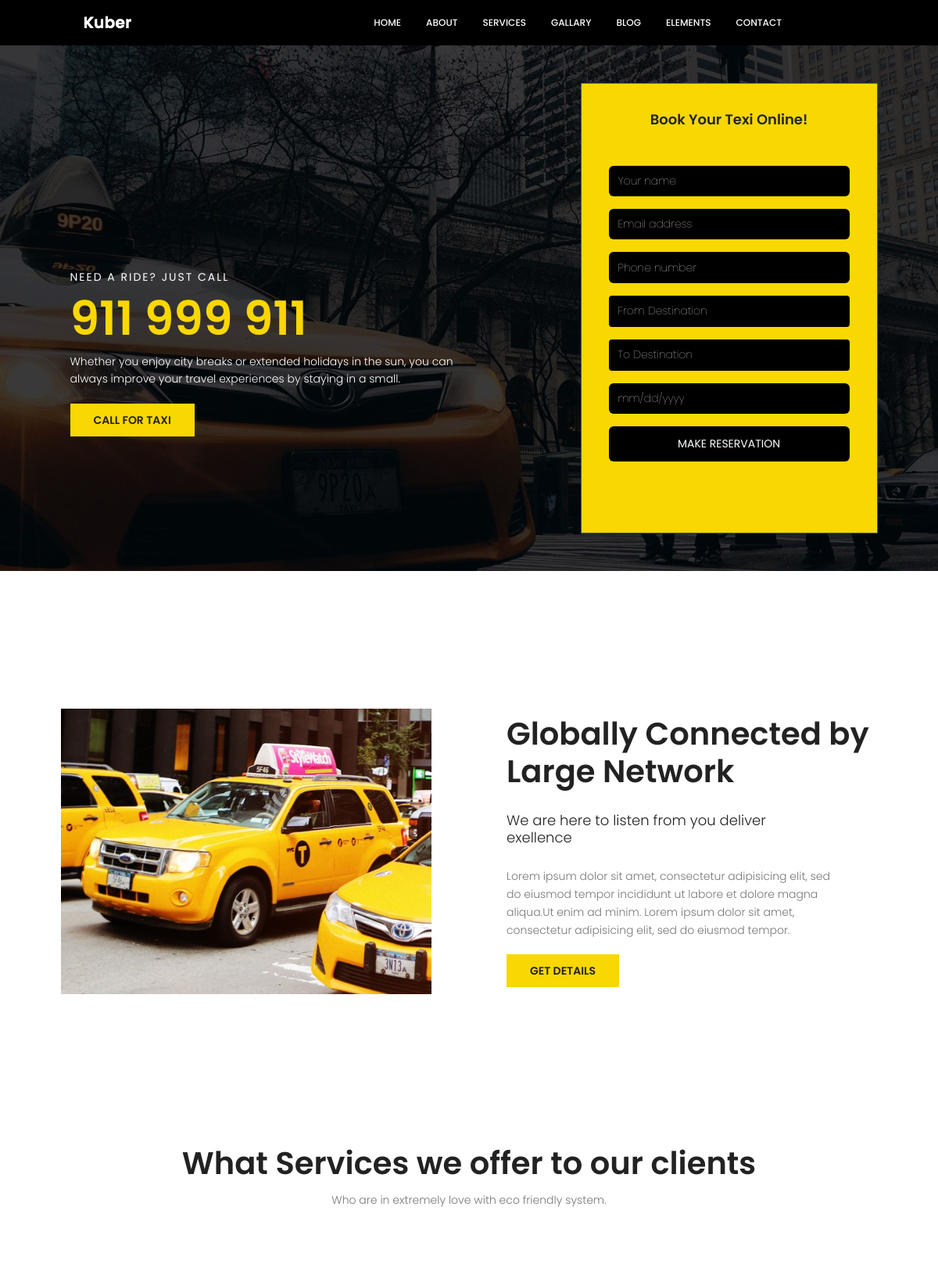
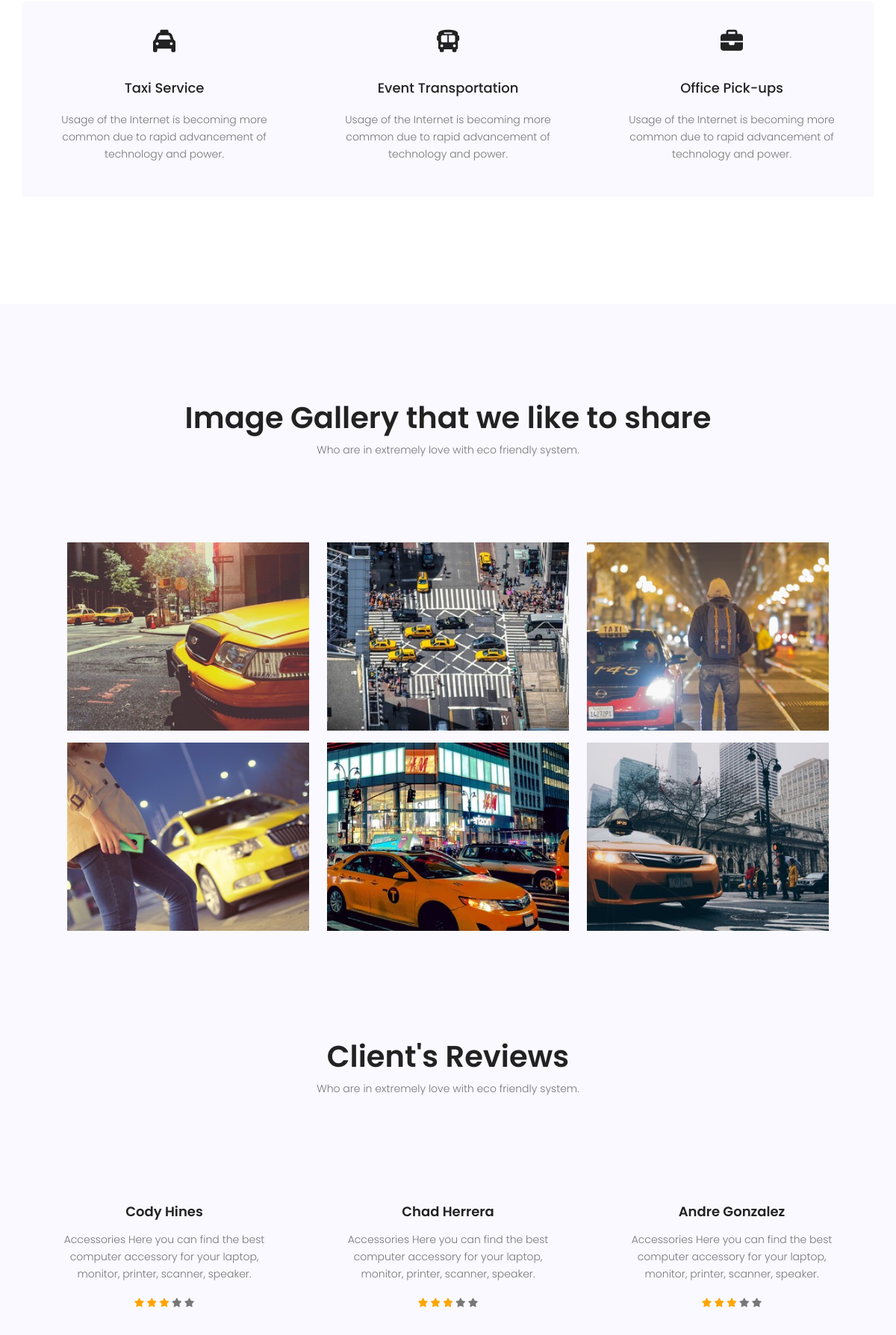
The page / (upper part) on the database its author committed (2 pictures, top to bottom).
### tables this page shows
CREATE TABLE `nav_bar` (
  `id` int(11) NOT NULL,
  `nav_name` varchar(10) NOT NULL,
  `nav_link` varchar(100) NOT NULL
);

CREATE TABLE `card_data` (
  `id` int(20) NOT NULL,
  `c_icon` varchar(50) NOT NULL,
  `c_head` varchar(100) NOT NULL,
  `c_text` varchar(100) NOT NULL
);

CREATE TABLE `gallery_img` (
  `img_id` int(11) NOT NULL,
  `img_name` varchar(100) NOT NULL
);

### index.php (the view, shortened to what this page needs)
<?php
include("conection.php");
include("componets/header.php")
?>
<body>
  <?php
  include("componets/navbar.php")
  ?>
  <div class="bgimage">
    <div class="container">
      <div class="row fullscreen align-items-center justify-content-between">
        <div class="banner-content col-lg-6 col-md-6 mx-auto my-5 mb-5">
          <h6 class="text-white mt-1">Need a ride? just call</h6>
          <h1 class="text-uppercase mt-1">
            911 999 911
          </h1>
          <p class="pt-10 pb-10 text-white mt-1">
            Whether you enjoy city breaks or extended holidays in the sun, you can <br> always improve your travel
            experiences by staying in a small.
          </p>
          <a href="#" class="primary-btn text-uppercase mt-1">Call for taxi</a>
        </div>
        <div class="col-lg-4  col-md-6 header-right my-5 mx-auto">
          <h4 class="mb-4"> Book Your Texi Online!</h4>
          <?php include("componets/register.php") ?>
        </div>
      </div>
    </div>
  </div>
  <div class="container">
    <div class="row mt-5 about-area align-items-center mb-5">
      <div class="col-lg-6 px-5">
        <img class="img-fluid" src="img/about-img.jpg" alt="">
      </div>
      <div class="col-lg-6 about-area-text px-5">
        <h1>Globally Connected
          by <br> Large Network</h1>
        <h4>We are here to listen from you deliver <br> exellence</h4>
        <p>Lorem ipsum dolor sit amet, consectetur adipisicing elit, sed <br> do eiusmod tempor incididunt ut labore et
          dolore magna <br> aliqua.Ut enim ad minim. Lorem ipsum dolor sit amet, <br> consectetur adipisicing elit, sed
          do
          eiusmod tempor.
        </p>
        <a class="text-uppercase primary-btn mt-1" href="#" id="services">Get Details</a>
      </div>
    </div>
  </div>
  <div class="container">
    <div class="row section-title mt-5 gap">
      <h1 class="pb-1">What Services we offer to our clients</h1>
      <p>Who are in extremely love with eco friendly system.</p>
    </div>
    <div class="row pt-5 mt-5">
      <?php
      $qry = "SELECT * FROM `card_data` WHERE 1  ";
      $x = mysqli_query($db_ctn, $qry);
      while ($y = mysqli_fetch_assoc($x)) {
        $ci = $y["c_icon"];
        $ch = $y["c_head"];
        $ct = $y["c_text"];
      ?>
        <div class="col-lg-4 single-service">
          <span class="lnr"><i class="<?php echo  $ci ?>"></i></span>
          <a href="#">
            <h4><?php echo  $ch ?></h4>
          </a>
          <p>
            <?php echo  $ct ?>
          </p>
        </div>
      <?php
      }
      ?>
    </div>
  </div>
  <div class="gallery-area mt-5" id="gallery" d>
    <div class="container">
      <div class="row section-title pt-5 gallery-gap">
        <h1>Image Gallery that we like to share</h1>
        <p>Who are in extremely love with eco friendly system.</p>
      </div>
      <div class="row mt-5 p-5 pb-5">
      <?php
      $qry= "SELECT * FROM `gallery_img` WHERE 1";
      $x= mysqli_query($db_ctn, $qry);
      while($y= mysqli_fetch_assoc($x)){
        $img= $y["img_name"];
      ?>
        <div class="col-lg-4 single-gallery">
          <img class="img-fluid pt-3" src="<?php echo "backend/g_img/" . $img; ?>" alt="">
        </div>
        <?php
      }
        ?>
      <br> <br> <br>
    </div>
  </div>
  <div class="reviews-area mt-5 pt-5">
    <div class="container">
      <div class="row section-title">
        <h1>Client's Reviews</h1>
        <p>Who are in extremely love with eco friendly system.</p>
      </div>
      <div class="row mt-5 pt-5">
        <div class="col-lg-4 col-md-6">
          <div class="review">
            <h4 class="mt-3">Cody Hines</h4>
            <p class="mt-3">
              Accessories Here you can find the best <br> computer accessory for your laptop,<br> monitor, printer,
              scanner, speaker.
            </p>
            <div>
              <span class="checked"><i class="fa-solid fa-star"></i></span>
              <span class="checked"><i class="fa-solid fa-star"></i></span>
              <span class="checked"><i class="fa-solid fa-star"></i></span>
              <span><i class="fa-solid fa-star"></i></span>
              <span><i class="fa-solid fa-star"></i></span>
            </div>
          </div>
        </div>
        <div class="col-lg-4 col-md-6">
          <div class="review">
            <h4 class="mt-3">Chad Herrera</h4>
            <p class="mt-3">
              Accessories Here you can find the best <br> computer accessory for your laptop,<br> monitor, printer,
              scanner, speaker.
            </p>
            <div>
              <span class="checked"><i class="fa-solid fa-star"></i></span>
              <span class="checked"><i class="fa-solid fa-star"></i></span>
              <span class="checked"><i class="fa-solid fa-star"></i></span>
              <span><i class="fa-solid fa-star"></i></span>
              <span><i class="fa-solid fa-star"></i></span>
            </div>
          </div>
        </div>
        <div class="col-lg-4 col-md-6">
          <div class="review">
            <h4 class="mt-3">Andre Gonzalez</h4>
            <p class="mt-3">
              Accessories Here you can find the best <br> computer accessory for your laptop,<br> monitor, printer,
              scanner, speaker.
            </p>
            <div>
              <span class="checked"><i class="fa-solid fa-star"></i></span>
              <span class="checked"><i class="fa-solid fa-star"></i></span>
              <span class="checked"><i class="fa-solid fa-star"></i></span>
              <span><i class="fa-solid fa-star"></i></span>
              <span><i class="fa-solid fa-star"></i></span>
            </div>
          </div>
        </div>
      </div>
    </div>
  </div>
</body>
</html>

### componets/header.php (shortened to what this page needs)
<!doctype html>
<html lang="en">
<head>
  <link href="https://cdn.jsdelivr.net/npm/bootstrap@5.3.2/dist/css/bootstrap.min.css" rel="stylesheet"
>
  <link rel="stylesheet" href="css/style.css">
  <link rel="stylesheet" href="https://cdnjs.cloudflare.com/ajax/libs/font-awesome/6.5.1/css/all.min.css"
 />
</head>

### componets/navbar.php (shortened to what this page needs)
<nav class="navbar navbar-expand-lg bg-black sticky-top">
    <div class="container">
        <a class="navbar-brand  logo-left-margin pt-1 pb-2 " href="#"><img src="img/logo.png" alt=""></a>
        <div class="collapse navbar-collapse" id="navbarSupportedContent">
            <ul class="navbar-nav mx-auto mb-2 mb-lg-0 navmargin">
                <?php
                $qry = "SELECT * FROM `nav_bar` WHERE 1";
                $x = mysqli_query($db_ctn, $qry);
                while ($y = mysqli_fetch_assoc($x)) {
                    $nn = $y["nav_name"];
                    $nl = $y["nav_link"];
                ?>
                        <li class="nav-item">
                            <a id="font" class="nav-link active  ps-4" aria-current="page" href="<?php echo  $nl ?>"><?php echo  $nn ?></a>
                        </li>
                <?php
                }
                ?>
            </ul>
        </div>
    </div>
</nav>

### componets/register.php (shortened to what this page needs)
<form action=""  method="post" class="form my-5">
<input class="form-control txt-field" type="text" name="r_name" placeholder="Your name"
  onfocus="this.placeholder = ''" onblur="this.placeholder = 'Your name'" required>
<input class="form-control txt-field mt-3" type="email" name="r_email" placeholder="Email address"
  onfocus="this.placeholder = ''" onblur="this.placeholder = 'Email address'" required>
<input class="form-control txt-field mt-3" type="tel" name="r_phone" placeholder="Phone number"
  onfocus="this.placeholder = ''" onblur="this.placeholder = 'Phone number'" required>
<div class="default-select mt-3">
  <select class="form-control"  name="r_fd" required>
    <option value="" disabled selected hidden>From Destination</option>
  </select>
</div>
<div class="default-select mt-3">
  <select class="form-control"  name="r_td">
    <option value="" disabled selected hidden>To Destination</option>
  </select>
</div>
<input name="r_date" class="dates form-control mt-3" placeholder="Date & time" type="date" required>
<button type="submit" name="rbtn" class="mt-3 submitbtn btn mb-2" id="about"> MAKE RESERVATION</button>
</form>

### css/style.css (style rules this page uses)
#font { font-family: "Poppins", sans-serif; font-size: 12px; color: white; font-weight: 500; transition: all 0.3s ease 0s; }
.navmargin { margin-right: 150px !important; }
.bgimage { background: url(http://localhost/new_texi/img/header-bg1.jpg) center; background-size: cover; }
.banner-content { margin-top: 10rem !important; }
.banner-content h6 { font-size: 14px; font-weight: 400; text-transform: uppercase; letter-spacing: 2px; font-family: "Poppins", sans-serif; }
.banner-content h1 { color: #f9d700; font-family: "Poppins", sans-serif; font-size: 60px; font-weight: 600; }
.banner-content p { font-family: "Poppins", sans-serif; font-size: 14px; font-weight: 300; line-height: 1.625em; }
.primary-btn { background: #f9d700; text-decoration: none; color: #222; display: inline-block; font-weight: 600; font-family: "Poppins", sans-serif; font-size: 14px; line-height: 42px; padding-left: 30px; padding-right: 30px; -webkit-transition: all 0.3s ease 0s; -moz-transition: all 0.3s ease 0s; -o-transition: all 0.3s ease 0s; transition: all 0.3s ease 0s; }
.header-right { background-color: #f9d700; border: 1px solid #4b5263; padding: 35px; text-align: center; }
.header-right h4 { font-family: "Poppins", sans-serif; font-size: 18px; line-height: 1.2em !important; font-weight: 600; }
.header-right .form-control { font-size: 14px; padding: 0.575rem 0.75rem; background-color: black; border: none; font-family: "Poppins", sans-serif; color: white; font-weight: 100; }
.header-right .form-control::placeholder { color: white; }
.default-select select { width: 100%; border-radius: 0.25rem; height: 40px; padding-left: 20px; padding-right: 40px; font-family: "Poppins", sans-serif; font-size: 14px; }
.submitbtn { background-color: black; color: white; width: 100%; height: 45px; font-size: 14px; font-family: "Poppins", sans-serif; }
.about-area { margin-top: 11rem !important; }
.about-area-text h1 { font-family: "Poppins", sans-serif; color: #222222; line-height: 1.2em !important; font-weight: 600; }
.about-area-text h4 { font-family: "Poppins", sans-serif; font-size: 18px; font-family: "Poppins", sans-serif; color: #222222; line-height: 1.2em !important; font-weight: 300; padding: 20px 0px; }
.about-area-text p { color: #777777; font-family: "Poppins", sans-serif; font-size: 14px; font-weight: 300; line-height: 1.625em }
.section-title { text-align: center; display: block; margin-left: auto; margin-right: auto; color: #777777; font-family: "Poppins", sans-serif; font-size: 14px; font-weight: 300; line-height: 1.625em; }
.section-title h1 { font-family: "Poppins", sans-serif; color: #222222; line-height: 1.2em !important; font-weight: 600; }
.gap { margin-top: 12rem !important; }
.single-service { background-color: #f9f9ff; text-align: center; padding: 30px; -webkit-transition: all 0.3s ease 0s; -moz-transition: all 0.3s ease 0s; -o-transition: all 0.3s ease 0s; transition: all 0.3s ease 0s; }
.single-service .lnr { color: #222; font-size: 30px; font-weight: 900; -webkit-transition: all 0.3s ease 0s; -moz-transition: all 0.3s ease 0s; -o-transition: all 0.3s ease 0s; transition: all 0.3s ease 0s; }
.single-service h4 { margin-top: 30px; margin-bottom: 20px; -webkit-transition: all 0.3s ease 0s; -moz-transition: all 0.3s ease 0s; -o-transition: all 0.3s ease 0s; transition: all 0.3s ease 0s; font-family: "Poppins", sans-serif; color: #222222; line-height: 1.2em !important; font-size: 18px; }
.single-service a { text-decoration: none; }
.single-service p { color: #777777; font-family: "Poppins", sans-serif; font-size: 14px; font-weight: 300; line-height: 1.625em; }
.gallery-area { background-color: #f9f9ff; margin-top: 9rem!important; }
.gallery-gap { padding-top: 8rem!important }
.single-gallery img { -webkit-transition: all 0.3s ease 0s; -moz-transition: all 0.3s ease 0s; -o-transition: all 0.3s ease 0s; transition: all 0.3s ease 0s; cursor: pointer; }
.review { text-align: center; background-color: #f9f9ff; -webkit-transition: all 0.3s ease 0s; -moz-transition: all 0.3s ease 0s; -o-transition: all 0.3s ease 0s; transition: all 0.3s ease 0s; padding: 30px; margin-bottom: 30px; color: #777777; font-family: "Poppins", sans-serif; font-size: 14px; font-weight: 300; line-height: 1.625em; }
.review h4 { font-family: "Poppins", sans-serif; color: #222222; line-height: 1.2em !important; font-weight: 600; font-size: 18px; }
.checked { color: orange; }
.review div { font-size: 12px; }
.logo-left-margin { padding-left: 65px; }

### rows shown on the page
nav_bar: nav_name "HOME"
nav_bar: nav_name "ABOUT"
nav_bar: nav_name "SERVICES"
nav_bar: nav_name "GALLARY"
nav_bar: nav_name "BLOG"
nav_bar: nav_name "ELEMENTS"
nav_bar: nav_name "CONTACT"
card_data: c_head "Taxi Service", c_text "Usage of the Internet is becoming more common due to rapid advancement of technology and power."
card_data: c_head "Event Transportation", c_text "Usage of the Internet is becoming more common due to rapid advancement of technology and power."
card_data: c_head "Office Pick-ups", c_text "Usage of the Internet is becoming more common due to rapid advancement of technology and power."
gallery_img: img_name (picture)
gallery_img: img_name (picture)
gallery_img: img_name (picture)
gallery_img: img_name (picture)
gallery_img: img_name (picture)
gallery_img: img_name (picture)
